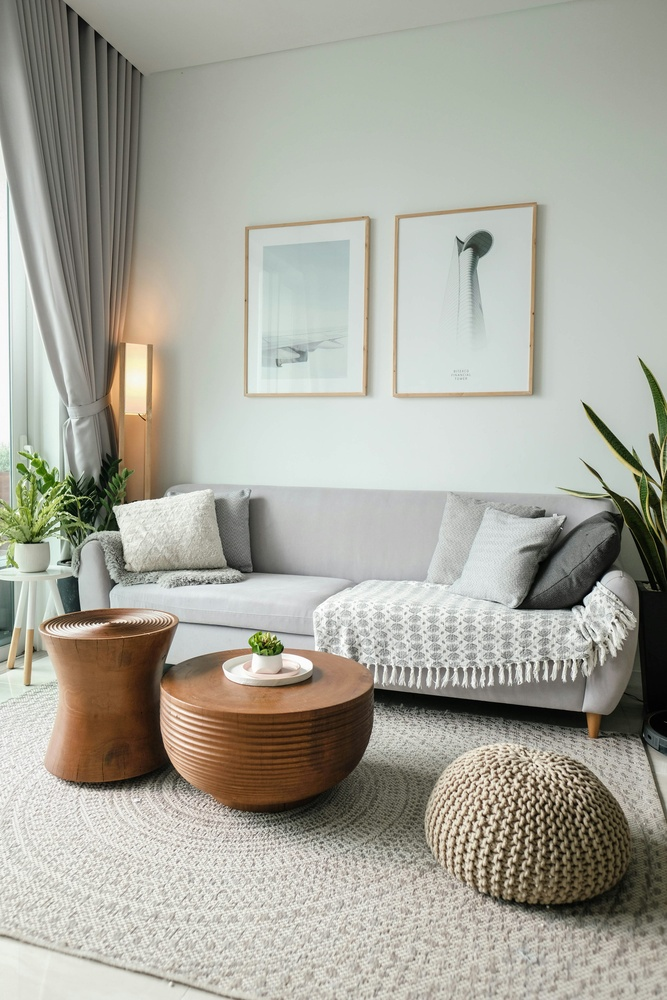
#> input picture room1.jpeg, 667 x 1000 px, shrunk from 3000 x 4500 before the run
$ python tile_image.py ../room1.jpeg 5
#> lines starting #> are read from the running program, lines starting #| are printed output that depends on the picture
#!/usr/bin/env python3
"""Tile an image horizontally n times."""

import sys
from pathlib import Path
from PIL import Image


def tile_image(image_path: str, n: int) -> str:
#> called with image_path = '../room1.jpeg', n = 5
    src = Path(image_path)
    img = Image.open(src)
#> img is the input picture: PIL image 667x1000 RGB; mean R, G, B 168, 167.3, 156.9
    w, h = img.size
#> w = 667; h = 1000

    tiled = Image.new(img.mode, (w * n, h))
#> tiled: PIL image 3335x1000 RGB; every value is 0
    for i in range(n):
        tiled.paste(img, (w * i, 0))
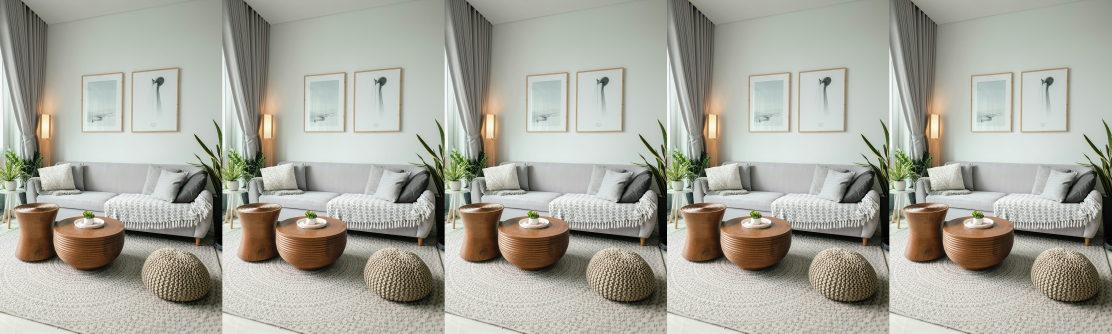
#> tiled: PIL image 3335x1000 RGB (shown at 1/3 size); mean R, G, B 168, 167.3, 156.9

    out_path = src.with_name(f"{src.stem}_x{n}{src.suffix}")
    tiled.save(out_path)
    print(f"Saved: {out_path}")
    return str(out_path)


if __name__ == "__main__":
    if len(sys.argv) != 3:
        print("Usage: python tile_image.py <image_path> <n>")
        sys.exit(1)

    tile_image(sys.argv[1], int(sys.argv[2]))
